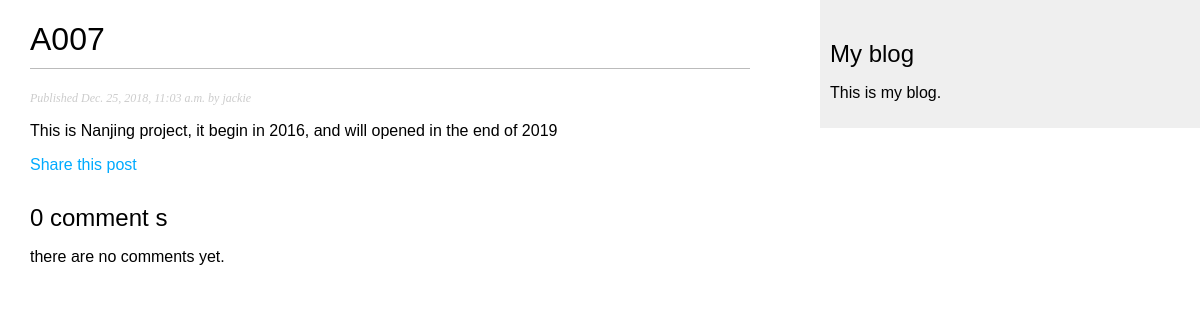
The app's page /blog/2018/12/25/a007/ with its own data.
### blog/models.py (models this page shows, shortened)
class Post(models.Model):
    STATUS_CHOICES = (
        ('draft', 'Draft'),
        ('published', 'Published'),
    )
    title = models.CharField(max_length=250)
    slug = models.SlugField(max_length=250,
                            unique_for_date='publish')
    author = models.ForeignKey(User,
                               on_delete=models.CASCADE,
                               related_name='blog_posts')
    body = models.TextField()
    publish = models.DateTimeField(default=timezone.now)
    created = models.DateTimeField(auto_now_add=True)
    updated = models.DateTimeField(auto_now=True)
    status = models.CharField(max_length=10,
                              choices=STATUS_CHOICES,
                              default='draft')
    objects = models.Manager() # The default manager.
    published = PublishedManager() # Our custom manager.
    class Meta:
        ordering = ('-publish',)

### blog/views.py (the view)
def post_detail(request, year, month, day, post):
    post = get_object_or_404(Post, slug=post,
                                   status='published',
                                   publish__year=year,
                                   publish__month=month,
                                   publish__day=day)
    comments = post.comments.filter(active=True)  #got all active comments related to specifed post to variable 'comments'.
    new_comment = None  #initiate a virable.
    if request.method == 'POST':
        comment_form = CommentForm(data=request.POST)
        if comment_form.is_valid():
            new_comment = comment_form.save(commit=False)
            new_comment.post = post
            new_comment.save()
    else:
        comment_form = CommentForm()
    return render(request,
                  'blog/post/detail.html',
                  {'post': post,
                   'comments':comments,   #added in 12.26
                   'new_comment':new_comment,   #added in 12.26
                   'comment_form':comment_form  #added in 12.26
                   })

### blog/templates/blog/post/detail.html (shortened to what this page needs)
{% extends "blog/base.html" %}
{% block content %}
  <h1>{{ post.title }}</h1>
  <p class="date">
    Published {{ post.publish }} by {{ post.author }}
  </p>
  {{ post.body|linebreaks }}
  <p>
    <a href="{% url "blog:post_share" %}">
       Share this post
    </a>
  </p>
  {% with comments.count as total_comments %}
    <h2>
      {{ total_comments }} comment {{ total_comments|pluralize }}
    </h2>
  {% endwith %}
  {% for comment in comments %}
    <div class="comment">
      <p class="info">
        Comment {{ forloop.counter }} by {{ comment.name }}
        {{ comment.created }}
      </p>
      {{ comment.body|linebreaks }}
    </div>
  {% empty %}
    <p> there are no comments yet.</p>
    {% endfor %}
{% endblock %}

### blog/static/css/blog.css (style rules this page uses)
body { margin:0; padding:0; font-family:helvetica, sans-serif; }
a { color:#00abff; text-decoration:none; }
h1 { font-weight:normal; border-bottom:1px solid #bbb; padding:0 0 10px 0; }
h2 { font-weight:normal; margin:30px 0 0; }
p.date { color:#ccc; font-family: georgia, serif; font-size: 12px; font-style: italic; }

### records on screen
Post: title "A007", publish "Dec. 25, 2018, 11:03 a.m.", author "jackie", body "This is Nanjing project, it begin in 2016, and will opened in the end of 2019"

### other values on screen
{{ total_comments }} "0"
